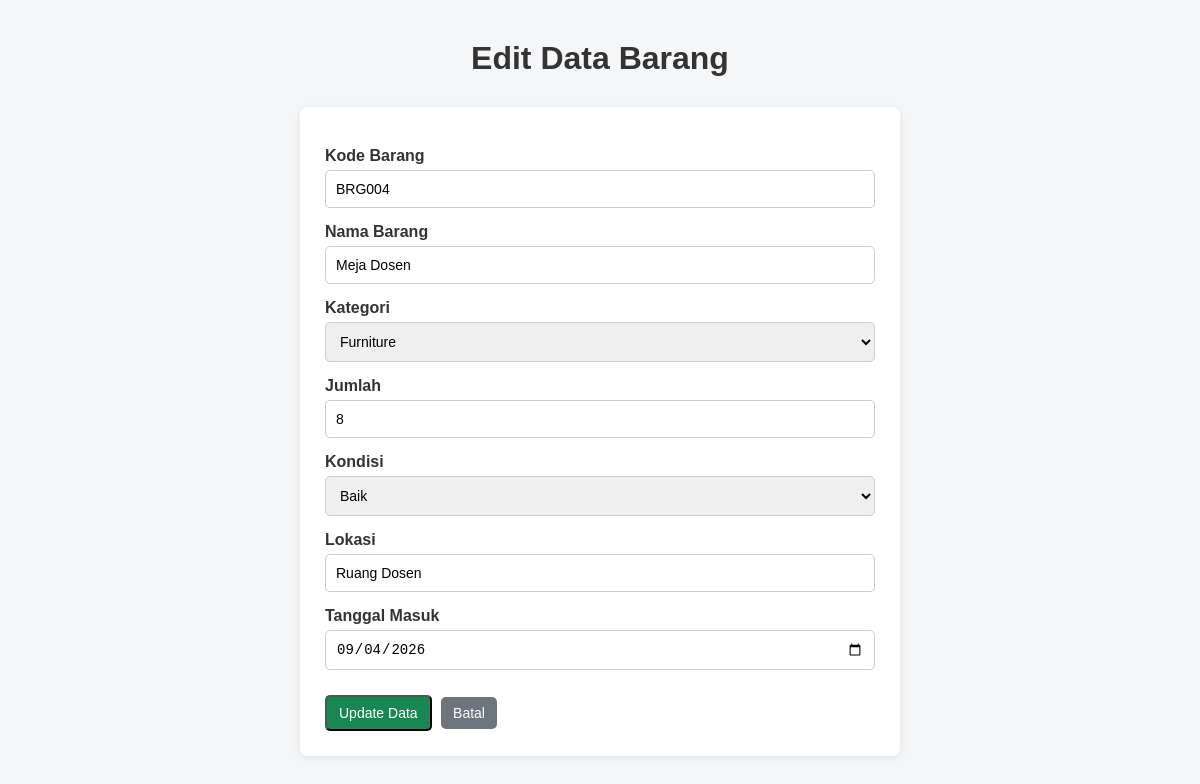
The app's page /edit.php?id=4 with its own data.
### tables this page shows
CREATE TABLE `inventaris` (
  `id_barang` int NOT NULL,
  `kode_barang` varchar(20) NOT NULL,
  `nama_barang` varchar(100) NOT NULL,
  `kategori` varchar(50) NOT NULL,
  `jumlah` int NOT NULL,
  `kondisi` varchar(30) NOT NULL,
  `lokasi` varchar(100) NOT NULL,
  `tanggal_masuk` date NOT NULL
);

### edit.php (the view, shortened to what this page needs)
<?php
include "koneksi.php";
$id = $_GET['id'];
$query = "SELECT * FROM inventaris WHERE id_barang = '$id'";
$result = mysqli_query($koneksi, $query);
$data = mysqli_fetch_assoc($result);
?>
<!DOCTYPE html>
<html lang="id">
<head>
    <link rel="stylesheet" href="style.css">
</head>
<body>
<div class="container">
    <h1>Edit Data Barang</h1>
    <form action="update.php" method="POST" class="form-box">
        <label>Kode Barang</label>
        <input
            type="text"
            name="kode_barang"
            value="<?= $data['kode_barang']; ?>"
            required
        >
        <label>Nama Barang</label>
        <input
            type="text"
            name="nama_barang"
            value="<?= $data['nama_barang']; ?>"
            required
        >
        <label>Kategori</label>
        <select name="kategori" required>
            <option value="Furniture"
                <?= ($data['kategori'] == 'Furniture') ? 'selected' : ''; ?>>
                Furniture
            </option>
        </select>
        <label>Jumlah</label>
        <input
            type="number"
            name="jumlah"
            value="<?= $data['jumlah']; ?>"
            min="1"
            required
        >
        <label>Kondisi</label>
        <select name="kondisi" required>
            <option value="Baik"
                <?= ($data['kondisi'] == 'Baik') ? 'selected' : ''; ?>>
                Baik
            </option>
        </select>
        <label>Lokasi</label>
        <input
            type="text"
            name="lokasi"
            value="<?= $data['lokasi']; ?>"
            required
        >
        <label>Tanggal Masuk</label>
        <input
            type="date"
            name="tanggal_masuk"
            value="<?= $data['tanggal_masuk']; ?>"
            required
        >
        <div class="form-button">
            <button type="submit" class="btn tambah">
                Update Data
            </button>
            <a href="index.php" class="btn kembali">
                Batal
            </a>
        </div>
    </form>
</div>
</body>
</html>

### style.css (style rules this page uses)
* { box-sizing: border-box; }
body { margin: 0; font-family: Arial, sans-serif; background-color: #f4f6f8; color: #333; }
.container { width: 95%; max-width: 1300px; margin: 40px auto; }
h1 { text-align: center; margin-bottom: 5px; }
.btn { display: inline-block; padding: 8px 12px; text-decoration: none; border-radius: 5px; font-size: 14px; }
.tambah { background-color: #198754; color: white; }
.form-box { width: 600px; max-width: 100%; margin: 30px auto; padding: 25px; background-color: white; border-radius: 8px; box-shadow: 0 2px 8px rgba(0, 0, 0, 0.08); }
.form-box label { display: block; margin-top: 15px; margin-bottom: 5px; font-weight: bold; }
.form-box input, .form-box select { width: 100%; padding: 10px; border: 1px solid #ccc; border-radius: 5px; font-size: 14px; }
.form-button { margin-top: 25px; }
.kembali { background-color: #6c757d; color: white; margin-left: 5px; border: none; }

### records on screen
inventaris: kode_barang "BRG004", nama_barang "Meja Dosen", kategori "Furniture", jumlah "8", kondisi "Baik", lokasi "Ruang Dosen", tanggal_masuk "09/04/2026"
